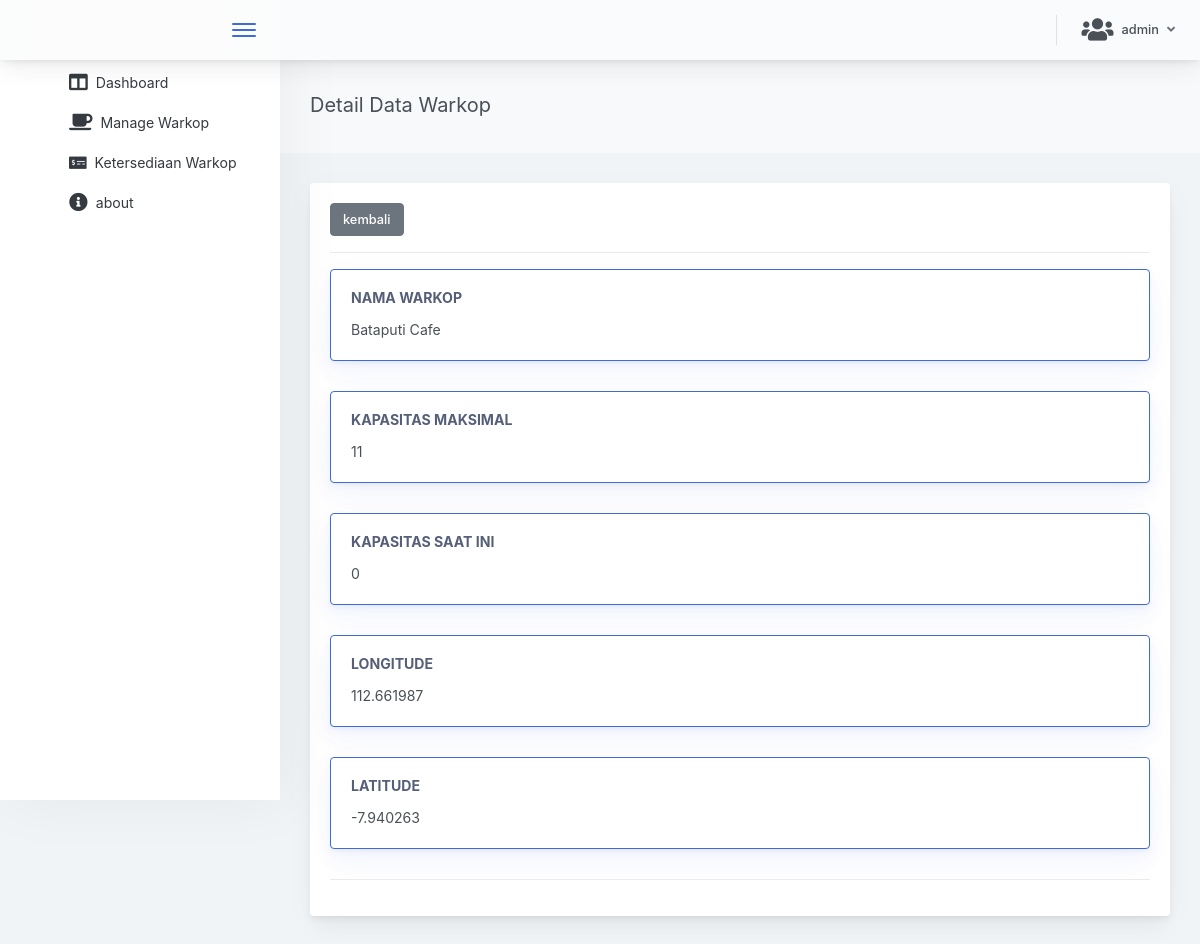
Screenshot of /admin/detail.php?id=18 (signed in) with the database file from the repository.
### tables this page shows
CREATE TABLE `data_location` (
  `id` int(11) NOT NULL,
  `nama` varchar(255) NOT NULL,
  `max_cap` int(100) NOT NULL,
  `curr_cap` int(100) NOT NULL DEFAULT '0',
  `lat` float(10,6) NOT NULL,
  `lon` float(10,6) NOT NULL,
  `last_update` datetime NOT NULL DEFAULT CURRENT_TIMESTAMP
);

### admin/detail.php (the view, shortened to what this page needs)
<html lang="en">
<head>
    <link rel="stylesheet" href="https://use.fontawesome.com/releases/v5.3.1/css/all.css">
    <link href="css/main.87c0748b313a1dda75f5.css" rel="stylesheet">
    <link rel="stylesheet" href="css/animate.min.css">
</head>
<body>
    <div class="app-container app-theme-white body-tabs-shadow fixed-header fixed-sidebar">
        <div class="app-header header-shadow">
            <div class="app-header__logo">
                <div class="app-header__logo scrollbar-container ps">
                </div>
                <div class="header__pane ml-auto">
                    <div>
                        <button type="button" class="hamburger close-sidebar-btn hamburger--elastic" data-class="closed-sidebar">
                            <span class="hamburger-box">
                                <span class="hamburger-inner"></span>
                            </span>
                        </button>
                    </div>
                </div>
            </div>
            <div class="app-header__content">
                <div class="app-header-right">
                    <div class="header-btn-lg pr-0">
                        <div class="widget-content p-0">
                            <div class="widget-content-wrapper">
                                <div class="widget-content-left">
                                    <div class="btn-group">
                                        <a data-toggle="dropdown" aria-haspopup="true" aria-expanded="false" class="p-0 btn">
                                            <div class="d-flex justify-content-center align-items-center">
                                                <i class="fas fa-users fa-2x mr-2"></i>
                                                <?= $_SESSION['username'] ?>
                                                <i class="fa fa-angle-down ml-2 opacity-8"></i>
                                            </div>
                                        </a>
                                    </div>
                                </div>
                            </div>
                        </div>
                    </div>
                </div>
            </div>
        </div>
        <div class="app-main">
            <div class="app-sidebar sidebar-shadow">
                <div class="scrollbar-sidebar">
                    <div class="app-sidebar__inner">
                        <ul class="vertical-nav-menu">
                            <li>
                                <a href="dashboard.php">
                                    <i class="fas fa-columns fa-lg mr-2"></i>Dashboard
                                </a>
                            </li>
                            <li>
                                <a href="daftarwarkop.php">
                                    <i class="fas fa-coffee fa-lg mr-2"></i>Manage Warkop
                                </a>
                            </li>
                            <li>
                                <a href="ketersediaan.php">
                                    <i class="fas fa-money-check-alt mr-2"></i>Ketersediaan Warkop
                                </a>
                            </li>
                            <li>
                                <a href="about.php">
                                    <i class="fas fa-info-circle fa-lg mr-2"></i>about
                                </a>
                            </li>
                        </ul>
                    </div>
                </div>
            </div>
            <div class="app-main__outer">
                <div class="animated slideInLeft">
                    <div class="app-main__inner">
                        <div class="app-page-title">
                            <div class="page-title-wrapper">
                                <div class="page-title-heading">
                                    <div>Detail Data Warkop
                                        <div class="page-title-subheading">
                                        </div>
                                    </div>
                                </div>
                            </div>
                        </div>
                        <div class="main-card mb-3 card">
                            <div class="card-body">
                                <button onclick="kembali()" class="btn btn-secondary">kembali</button>
                                <div class="divider"></div>
                                <?php
                                include 'koneksi.php';
                                $id = $_GET['id'];
                                $sql = "SELECT * FROM data_location where id = $id";
                                $hasil = $koneksi->query($sql);
                                while ($warkop = $hasil->fetch_assoc()) { ?>
                                    <div class="card-shadow-primary border mb-3 card card-body border-primary">
                                        <h5 class="card-title">Nama warkop</h5>
                                        <?= $warkop['nama'] ?>
                                    </div>
                                    <div class="card-shadow-primary border mb-3 card card-body border-primary">
                                        <h5 class="card-title">Kapasitas Maksimal</h5>
                                        <?= $warkop['max_cap'] ?>
                                    </div>
                                    <div class="card-shadow-primary border mb-3 card card-body border-primary">
                                        <h5 class="card-title">Kapasitas Saat Ini</h5>
                                        <?= $warkop['curr_cap'] ?>
                                    </div>
                                    <div class="card-shadow-primary border mb-3 card card-body border-primary">
                                        <h5 class="card-title">Longitude</h5>
                                        <?= $warkop['lon'] ?>
                                    </div>
                                    <div class="card-shadow-primary border mb-3 card card-body border-primary">
                                        <h5 class="card-title">Latitude</h5>
                                        <?= $warkop['lat'] ?>
                                    </div>
                                <?php } ?>
                                <div class="divider"></div>
                            </div>
                        </div>
                    </div>
                </div>
            </div>
            <link rel="stylesheet" href="https://cdn.datatables.net/responsive/2.2.2/js/responsive.bootstrap4.js">
</body>
</html>

### rows the page displays
data_location: nama "Bataputi Cafe", max_cap "11", curr_cap "0", lon "112.661987", lat "-7.940263"

### other values shown
$_SESSION['username'] "admin"
